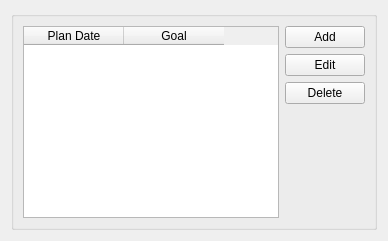
     <widget class="QWidget" name="permanency_tab">
      <attribute name="title">
       <string>Permancy Plan</string>
      </attribute>
      <layout class="QGridLayout" name="gridLayout_4">
       <item row="0" column="0">
        <widget class="QGroupBox" name="permanency_group_box">
         <property name="title">
          <string/>
         </property>
         <layout class="QHBoxLayout" name="horizontalLayout_15">
          <item>
           <widget class="QTableWidget" name="permanency_plans_table">
            <column>
             <property name="text">
              <string>Plan Date</string>
             </property>
            </column>
            <column>
             <property name="text">
              <string>Goal</string>
             </property>
            </column>
           </widget>
          </item>
          <item>
           <layout class="QVBoxLayout" name="verticalLayout_19">
            <item>
             <widget class="QPushButton" name="permanency_plan_add_button">
              <property name="text">
               <string>Add</string>
              </property>
             </widget>
            </item>
            <item>
             <widget class="QPushButton" name="permanency_plan_edit">
              <property name="text">
               <string>Edit</string>
              </property>
             </widget>
            </item>
            <item>
             <widget class="QPushButton" name="permanency_plan_delete_button">
              <property name="text">
               <string>Delete</string>
              </property>
             </widget>
            </item>
            <item>
             <spacer name="verticalSpacer_2">
              <property name="orientation">
               <enum>Qt::Vertical</enum>
              </property>
              <property name="sizeHint" stdset="0">
               <size>
                <width>20</width>
                <height>40</height>
               </size>
              </property>
             </spacer>
            </item>
           </layout>
          </item>
         </layout>
        </widget>
       </item>
      </layout>
     </widget>
